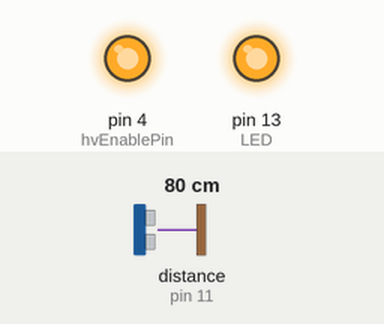
Bench run of a sketch on a simulated Arduino Uno, built with avr-gcc and run on an emulated ATmega328P. Shown: output pins drawn as LEDs (lit = HIGH). Wiring (inferred from the names in the program): ultrasonic range finder: trigger pin 12; echo pin 11. Inputs (shaded band) come from the test bench; at power-on: distance to the obstacle (sensor on pin 11) 80 cm. The echo pulse lasts 58.3 µs per cm; pins used as bus, display or sensor lines are not drawn; what the sketch prints to the serial monitor is not drawn.

Above: at 0.2 s.
Timing chart, 0 to 1.7 s (numbered marks = the images above):
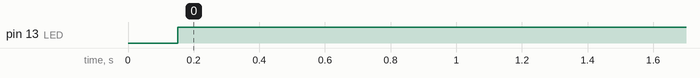

The sketch:

ELWireProximityController.ino
```cpp
/* references
  https://learn.sparkfun.com/tutorials/reducing-arduino-power-consumption/all
  https://howtomechatronics.com/tutorials/arduino/ultrasonic-sensor-hc-sr04/
*/

// distance in inches
// using 4 arduino digital output for sensor power control, why 4?
// to lower Vds on voltage

#define DEBUG

const int LED             = 13;
const int trigPin         = 12;
const int echoPin         = 11;
const int hvEnablePin     = 4;
const int sensorPowerPin1 =  9;
const int sensorPowerPin2 =  8;
const int sensorPowerPin3 =  7;
const int sensorPowerPin4 =  6;

const int distanceLimit   = 36;

uint32_t timeout;
const int TIMEOUTINTERVAL = 10000;

long microsecondsToInches(long microseconds) {
   return (microseconds/2) / 74;
}

void sensorPower(bool e) {
  if (e) {
    pinMode(echoPin,INPUT_PULLUP);
    pinMode(sensorPowerPin1,OUTPUT);
    pinMode(sensorPowerPin2,OUTPUT);
    pinMode(sensorPowerPin3,OUTPUT);
    pinMode(sensorPowerPin4,OUTPUT);
    digitalWrite(sensorPowerPin1,HIGH);
    digitalWrite(sensorPowerPin2,HIGH);
    digitalWrite(sensorPowerPin3,HIGH);
    digitalWrite(sensorPowerPin4,HIGH);
  } else {
    pinMode(echoPin,OUTPUT);
    digitalWrite(echoPin, LOW);
    digitalWrite(trigPin, LOW);
    digitalWrite(sensorPowerPin1,LOW);
    digitalWrite(sensorPowerPin2,LOW);
    digitalWrite(sensorPowerPin3,LOW);
    digitalWrite(sensorPowerPin4,LOW);
/*
    pinMode(sensorPowerPin1,INPUT);
    pinMode(sensorPowerPin2,INPUT);
    pinMode(sensorPowerPin3,INPUT);
    pinMode(sensorPowerPin4,INPUT);
*/
  }
}

void setup() {
  Serial.begin(115200);
  delay(10);
  Serial.println("\nELWireProximityController setup");

  pinMode(trigPin,        OUTPUT);
  pinMode(echoPin,        INPUT_PULLUP);
  pinMode(hvEnablePin,    OUTPUT);
  pinMode(LED,            OUTPUT);

  digitalWrite(LED,           LOW);
  digitalWrite(hvEnablePin,   HIGH);

  sensorPower(true);
}

long getDuration() {
    const int maxdur = 20000;
    long duration;
    digitalWrite(trigPin, LOW);
    delayMicroseconds(5);
    digitalWrite(trigPin, HIGH);
    delayMicroseconds(10);
    digitalWrite(trigPin, LOW);
    duration =  pulseIn(echoPin, HIGH, maxdur);
    if (duration == 0) duration = maxdur;
#ifdef DEBUG1
    Serial.println(duration);
#endif
    delay(15); // this is needed for sensor to reset
    return duration;
}

bool inRange() {
  long distance,duration = 0;
  const int avecount = 5;

  getDuration();
  getDuration();

  for (int i = 0; i < avecount; i++) {
    long v;
    v = getDuration();
    duration += v;
  }

#ifdef DEBUG1
  Serial.println(duration);
  Serial.println();
#endif

  duration /= avecount;
  distance = microsecondsToInches(duration);

#ifdef DEBUG1
  Serial.print(distance);
  Serial.print(" ");
  Serial.println(float(distance)/12.0);
#endif

  if (distance < distanceLimit) {
    return true;
  }
  return false;
}

void loop() {
  if (inRange()) {
    timeout = millis() + TIMEOUTINTERVAL;
    digitalWrite(LED,HIGH); // LED ON
  }

  if (millis() > timeout) {
    digitalWrite(LED,LOW);
  }
}
```

Measured:
- by itself, pin 13 (LED): LOW → HIGH at 0.15 s
